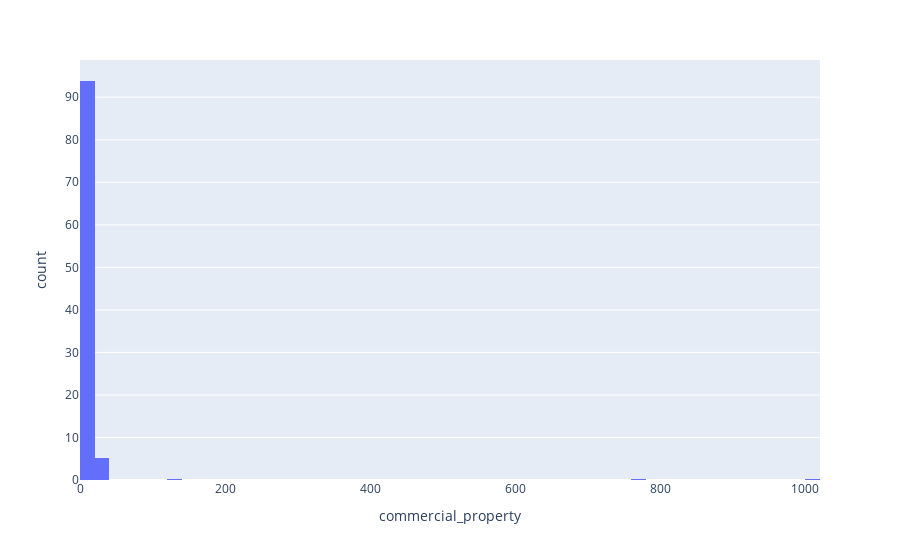

Notebook source saved alongside this figure:
### Markdown cell above
#### commercial_property variable

### Code cell
fig = px.histogram(df_num, x="commercial_property", nbins=75, histnorm='percent')
fig.show()

### Figure 1 — Plotly figure (JSON) as saved in the notebook; plotly's stock layout.template omitted (floating-point values rounded to 4 significant figures; data arrays with more than 128 entries replaced by an {"elided": "..."} marker saying what was removed)
{"data": [{"alignmentgroup": "True", "bingroup": "x", "histnorm": "percent", "hovertemplate": "commercial_property=%{x}<br>count=%{y}<extra></extra>", "legendgroup": "", "marker": {"color": "#636efa"}, "name": "", "nbinsx": 75, "offsetgroup": "", "orientation": "v", "showlegend": false, "type": "histogram", "x": {"elided": "320 float values"}, "xaxis": "x", "yaxis": "y"}], "layout": {"barmode": "relative", "legend": {"tracegroupgap": 0}, "margin": {"t": 60}, "xaxis": {"anchor": "y", "domain": [0, 1], "title": {"text": "commercial_property"}}, "yaxis": {"anchor": "x", "domain": [0, 1], "title": {"text": "count"}}}}
